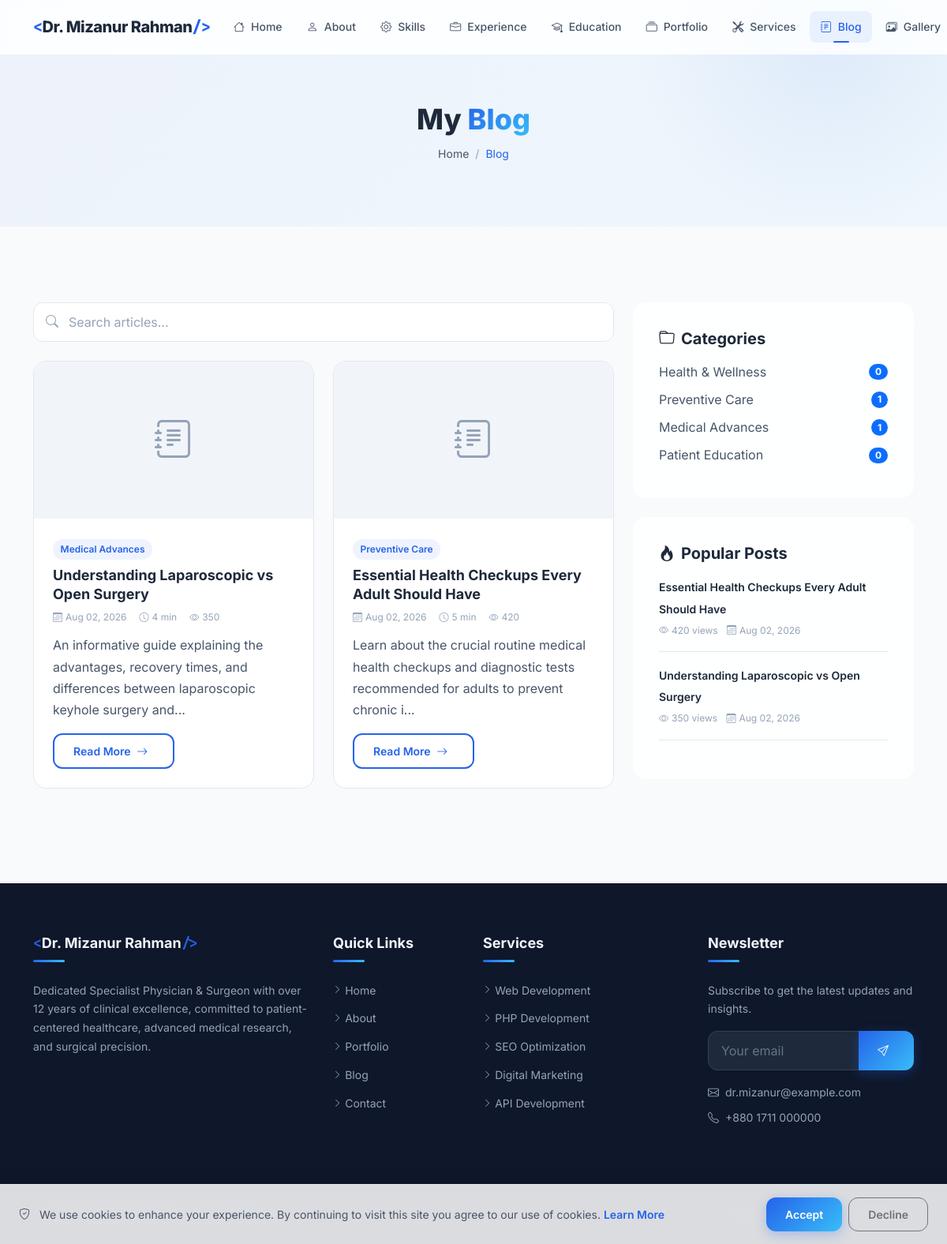
Page /blog on the committed database.
### tables this page shows
CREATE TABLE IF NOT EXISTS `profile` (
    `id` INT UNSIGNED AUTO_INCREMENT PRIMARY KEY,
    `user_id` INT UNSIGNED NOT NULL,
    `full_name` VARCHAR(150) NOT NULL,
    `profession` VARCHAR(255) DEFAULT NULL,
    `photo` VARCHAR(255) DEFAULT NULL,
    `bio_short` TEXT DEFAULT NULL,
    `bio_full` LONGTEXT DEFAULT NULL,
    `birthday` DATE DEFAULT NULL,
    `nationality` VARCHAR(100) DEFAULT NULL,
    `location` VARCHAR(255) DEFAULT NULL,
    `languages` VARCHAR(500) DEFAULT NULL,
    `email` VARCHAR(255) DEFAULT NULL,
    `phone` VARCHAR(50) DEFAULT NULL,
    `website` VARCHAR(255) DEFAULT NULL,
    `mission` TEXT DEFAULT NULL,
    `vision` TEXT DEFAULT NULL,
    `goals` TEXT DEFAULT NULL,
    `typing_texts` TEXT DEFAULT NULL COMMENT 'JSON array of typing animation texts',
    `stats_experience_years` INT UNSIGNED DEFAULT 0,
    `stats_projects` INT UNSIGNED DEFAULT 0,
    `stats_clients` INT UNSIGNED DEFAULT 0,
    `stats_awards` INT UNSIGNED DEFAULT 0,
    `created_at` DATETIME DEFAULT CURRENT_TIMESTAMP,
    `updated_at` DATETIME DEFAULT CURRENT_TIMESTAMP ON UPDATE CURRENT_TIMESTAMP,
    FOREIGN KEY (`user_id`) REFERENCES `users`(`id`) ON DELETE CASCADE,
    INDEX `idx_user` (`user_id`)
);

CREATE TABLE IF NOT EXISTS `blog` (
    `id` INT UNSIGNED AUTO_INCREMENT PRIMARY KEY,
    `title` VARCHAR(255) NOT NULL,
    `slug` VARCHAR(255) NOT NULL UNIQUE,
    `content` LONGTEXT NOT NULL,
    `excerpt` TEXT DEFAULT NULL,
    `featured_image` VARCHAR(255) DEFAULT NULL,
    `category_id` INT UNSIGNED DEFAULT NULL,
    `tags` VARCHAR(500) DEFAULT NULL COMMENT 'Comma-separated tags',
    `meta_title` VARCHAR(255) DEFAULT NULL,
    `meta_description` VARCHAR(500) DEFAULT NULL,
    `meta_keywords` VARCHAR(500) DEFAULT NULL,
    `views` INT UNSIGNED DEFAULT 0,
    `reading_time` SMALLINT UNSIGNED DEFAULT 0 COMMENT 'Minutes',
    `status` ENUM('draft', 'published', 'archived') DEFAULT 'draft',
    `is_featured` TINYINT(1) DEFAULT 0,
    `published_at` DATETIME DEFAULT NULL,
    `author_id` INT UNSIGNED DEFAULT NULL,
    `created_at` DATETIME DEFAULT CURRENT_TIMESTAMP,
    `updated_at` DATETIME DEFAULT CURRENT_TIMESTAMP ON UPDATE CURRENT_TIMESTAMP,
    FOREIGN KEY (`category_id`) REFERENCES `blog_categories`(`id`) ON DELETE SET NULL,
    FOREIGN KEY (`author_id`) REFERENCES `users`(`id`) ON DELETE SET NULL,
    INDEX `idx_slug` (`slug`),
    INDEX `idx_status` (`status`),
    INDEX `idx_published` (`published_at`),
    INDEX `idx_featured` (`is_featured`),
    INDEX `idx_category` (`category_id`),
    FULLTEXT `ft_search` (`title`, `content`, `tags`)
);

CREATE TABLE IF NOT EXISTS `blog_categories` (
    `id` INT UNSIGNED AUTO_INCREMENT PRIMARY KEY,
    `name` VARCHAR(100) NOT NULL,
    `slug` VARCHAR(100) NOT NULL UNIQUE,
    `description` VARCHAR(500) DEFAULT NULL,
    `sort_order` INT UNSIGNED DEFAULT 0,
    `created_at` DATETIME DEFAULT CURRENT_TIMESTAMP,
    INDEX `idx_slug` (`slug`)
);

### pages/blog.php (the view, shortened to what the rows shown need)
<?php
$currentPage = max(1, (int)($_GET['p'] ?? 1));
$where = "b.status = 'published'";
$params = [];
$posts = [];
$categories = [];
$popularPosts = [];
try {
    $totalPosts = (int)$db->fetchColumn(
        "SELECT COUNT(*) FROM blog b LEFT JOIN blog_categories bc ON b.category_id = bc.id WHERE {$where}", $params
    );
    $pagination = paginate($totalPosts, BLOG_PER_PAGE, $currentPage);
    $posts = $db->fetchAll(
        "SELECT b.*, bc.name as category_name, bc.slug as category_slug
         FROM blog b
         LEFT JOIN blog_categories bc ON b.category_id = bc.id
         WHERE {$where}
         ORDER BY b.published_at DESC
         LIMIT {$pagination['per_page']} OFFSET {$pagination['offset']}",
        $params
    );
    $categories = $db->fetchAll("SELECT bc.*, COUNT(b.id) as post_count FROM blog_categories bc LEFT JOIN blog b ON bc.id = b.category_id AND b.status = 'published' GROUP BY bc.id ORDER BY bc.sort_order ASC");
    $popularPosts = $db->fetchAll("SELECT id, title, slug, views, published_at FROM blog WHERE status = 'published' ORDER BY views DESC LIMIT 5");
} catch (Exception $e) {
    $pagination = paginate(0, BLOG_PER_PAGE);
}
?>
<section class="page-header">
    <div class="container">
        <h1 class="page-title" data-aos="fade-up">My <span class="gradient-text">Blog</span></h1>
    </div>
</section>
<section class="section">
    <div class="container">
        <div class="row g-4">
            <div class="col-lg-8">
                <?php if (!empty($posts)): ?>
                <div class="row g-4">
                    <?php foreach ($posts as $index => $post): ?>
                    <div class="col-md-6" data-aos="fade-up" data-aos-delay="<?php echo ($index % 2) * 100; ?>">
                        <div class="blog-card">
                            <div class="card-image">
                                <?php if (!empty($post['featured_image'])): ?>
                                    <img src="<?php echo e(uploadUrl($post['featured_image'])); ?>" alt="<?php echo e($post['title']); ?>" loading="lazy">
                                <?php else: ?>
                                    <div class="d-flex align-items-center justify-content-center" style="aspect-ratio: 16/9; background: var(--bg-tertiary);">
                                        <i class="bi bi-journal-text" style="font-size: 3rem; color: var(--text-muted);"></i>
                                    </div>
                                <?php endif; ?>
                            </div>
                            <div class="card-body">
                                <?php if (!empty($post['category_name'])): ?>
                                    <a href="<?php echo url('blog/category/' . $post['category_slug']); ?>" class="category-badge"><?php echo e($post['category_name']); ?></a>
                                <?php endif; ?>
                                <h5 class="card-title">
                                    <a href="<?php echo url('blog/' . $post['slug']); ?>"><?php echo e($post['title']); ?></a>
                                </h5>
                                <div class="card-meta">
                                    <span><i class="bi bi-calendar3"></i> <?php echo formatDate($post['published_at']); ?></span>
                                    <span><i class="bi bi-clock"></i> <?php echo (int)$post['reading_time']; ?> min</span>
                                    <span><i class="bi bi-eye"></i> <?php echo formatNumber((int)$post['views']); ?></span>
                                </div>
                                <p class="card-text"><?php echo e(truncate($post['excerpt'] ?? strip_tags($post['content']), 120)); ?></p>
                                <a href="<?php echo url('blog/' . $post['slug']); ?>" class="btn btn-sm btn-outline-primary">Read More <i class="bi bi-arrow-right ms-1"></i></a>
                            </div>
                        </div>
                    </div>
                    <?php endforeach; ?>
                </div>
                <?php endif; ?>
            </div>
            <div class="col-lg-4">
                <?php if (!empty($categories)): ?>
                <div class="glass-card mb-4" data-aos="fade-left">
                    <ul class="list-unstyled mb-0">
                        <?php foreach ($categories as $cat): ?>
                        <li class="mb-2">
                            <a href="<?php echo url('blog/category/' . $cat['slug']); ?>" class="d-flex justify-content-between align-items-center" style="color: var(--text-secondary);">
                                <?php echo e($cat['name']); ?>
                                <span class="badge bg-primary rounded-pill"><?php echo (int)$cat['post_count']; ?></span>
                            </a>
                        </li>
                        <?php endforeach; ?>
                    </ul>
                </div>
                <?php endif; ?>
                <?php if (!empty($popularPosts)): ?>
                <div class="glass-card" data-aos="fade-left" data-aos-delay="100">
                    <ul class="list-unstyled mb-0">
                        <?php foreach ($popularPosts as $pp): ?>
                        <li class="mb-3 pb-3" style="border-bottom: 1px solid var(--border-color);">
                            <a href="<?php echo url('blog/' . $pp['slug']); ?>" style="color: var(--text-primary); font-weight: 600; font-size: var(--font-size-sm);">
                                <?php echo e($pp['title']); ?>
                            </a>
                            <div style="font-size: var(--font-size-xs); color: var(--text-muted); margin-top: 0.25rem;">
                                <i class="bi bi-eye me-1"></i><?php echo formatNumber((int)$pp['views']); ?> views
                                <span class="ms-2"><i class="bi bi-calendar3 me-1"></i><?php echo formatDate($pp['published_at']); ?></span>
                            </div>
                        </li>
                        <?php endforeach; ?>
                    </ul>
                </div>
                <?php endif; ?>
            </div>
        </div>
    </div>
</section>

### templates/header.php (shortened to what the rows shown need)
<?php
$profile = [];
try {
    $profile = $db->fetch("SELECT * FROM profile LIMIT 1") ?? [];
} catch (Exception $e) {
    $profile = [];
}
?>
<!DOCTYPE html>
<html lang="en" data-theme="light">
<head>
    <link rel="stylesheet" href="https://cdn.jsdelivr.net/npm/bootstrap@5.3.3/dist/css/bootstrap.min.css">
    <link rel="stylesheet" href="https://cdn.jsdelivr.net/npm/bootstrap-icons@1.11.3/font/bootstrap-icons.min.css">
    <link rel="stylesheet" href="https://unpkg.com/aos@2.3.1/dist/aos.css">
    <link rel="stylesheet" href="<?php echo asset('css/style.css'); ?>">
</head>
<body>
    <nav class="navbar navbar-expand-lg fixed-top glass-nav" id="mainNav">
        <div class="container">
            <a class="navbar-brand brand-logo" href="<?php echo url('home'); ?>">
                <?php if (!empty(getSetting('site_logo'))): ?>
                    <img src="<?php echo e(uploadUrl(getSetting('site_logo'))); ?>" alt="<?php echo e(SITE_NAME); ?>" height="40">
                <?php else: ?>
                    <span class="brand-text">
                        <span class="brand-accent">&lt;</span><?php echo e($profile['full_name'] ?? 'JD'); ?><span class="brand-accent">/&gt;</span>
                    </span>
                <?php endif; ?>
            </a>
        </div>
    </nav>
    <main id="main-content">

### templates/footer.php (shortened to what the rows shown need)
    </main>
    <footer class="site-footer">
        <div class="footer-top">
            <div class="container">
                <div class="row g-4">
                    <div class="col-lg-4 col-md-6">
                        <div class="footer-widget">
                            <h5 class="footer-title">
                                <span class="brand-accent">&lt;</span><?php echo e($profile['full_name'] ?? SITE_NAME); ?><span class="brand-accent">/&gt;</span>
                            </h5>
                            <p class="footer-desc">
                                <?php echo e(truncate($profile['bio_short'] ?? SITE_DESCRIPTION, 200)); ?>
                            </p>
                        </div>
                    </div>
                    <div class="col-lg-3 col-md-6">
                        <div class="footer-widget">
                            <div class="footer-contact-info mt-3">
                                <?php if (!empty(getSetting('contact_email'))): ?>
                                <p><i class="bi bi-envelope me-2"></i><?php echo e(getSetting('contact_email')); ?></p>
                                <?php endif; ?>
                                <?php if (!empty(getSetting('contact_phone'))): ?>
                                <p><i class="bi bi-telephone me-2"></i><?php echo e(getSetting('contact_phone')); ?></p>
                                <?php endif; ?>
                            </div>
                        </div>
                    </div>
                </div>
            </div>
        </div>
        <div class="footer-bottom">
            <div class="container">
                <div class="row align-items-center">
                    <div class="col-md-6 text-center text-md-start">
                        <p class="mb-0"><?php echo e(getSetting('footer_text', '© ' . date('Y') . ' ' . ($profile['full_name'] ?? SITE_NAME) . '. All rights reserved.')); ?></p>
                    </div>
                </div>
            </div>
        </div>
    </footer>
</body>
</html>

### rows in the picture
profile: full_name "Dr. Mizanur Rahman", bio_short "Dedicated Specialist Physician & Surgeon with over 12 years of clinical excellence, committed to patient-centered healthcare, advanced medical research, and surgical precision.", email "dr.mizanur@example.com", phone "+880 1711 000000"
blog: category.name "Medical Advances", title "Understanding Laparoscopic vs Open Surgery", published_at "Aug 02, 2026", reading_time "4", views "350", excerpt "An informative guide explaining the advantages, recovery times, and differences between laparoscopic keyhole surgery and..."
blog: category.name "Preventive Care", title "Essential Health Checkups Every Adult Should Have", published_at "Aug 02, 2026", reading_time "5", views "420", excerpt "Learn about the crucial routine medical health checkups and diagnostic tests recommended for adults to prevent chronic i..."
blog_categories: name "Health & Wellness", post_count "0"
blog_categories: name "Preventive Care", post_count "1"
blog_categories: name "Medical Advances", post_count "1"
blog_categories: name "Patient Education", post_count "0"

### other values in the picture
$item['label'] "Home"
$item['label'] "About"
$item['label'] "Skills"
$item['label'] "Experience"
$item['label'] "Education"
$item['label'] "Portfolio"
$item['label'] "Services"
$item['label'] "Blog"
$item['label'] "Gallery"
